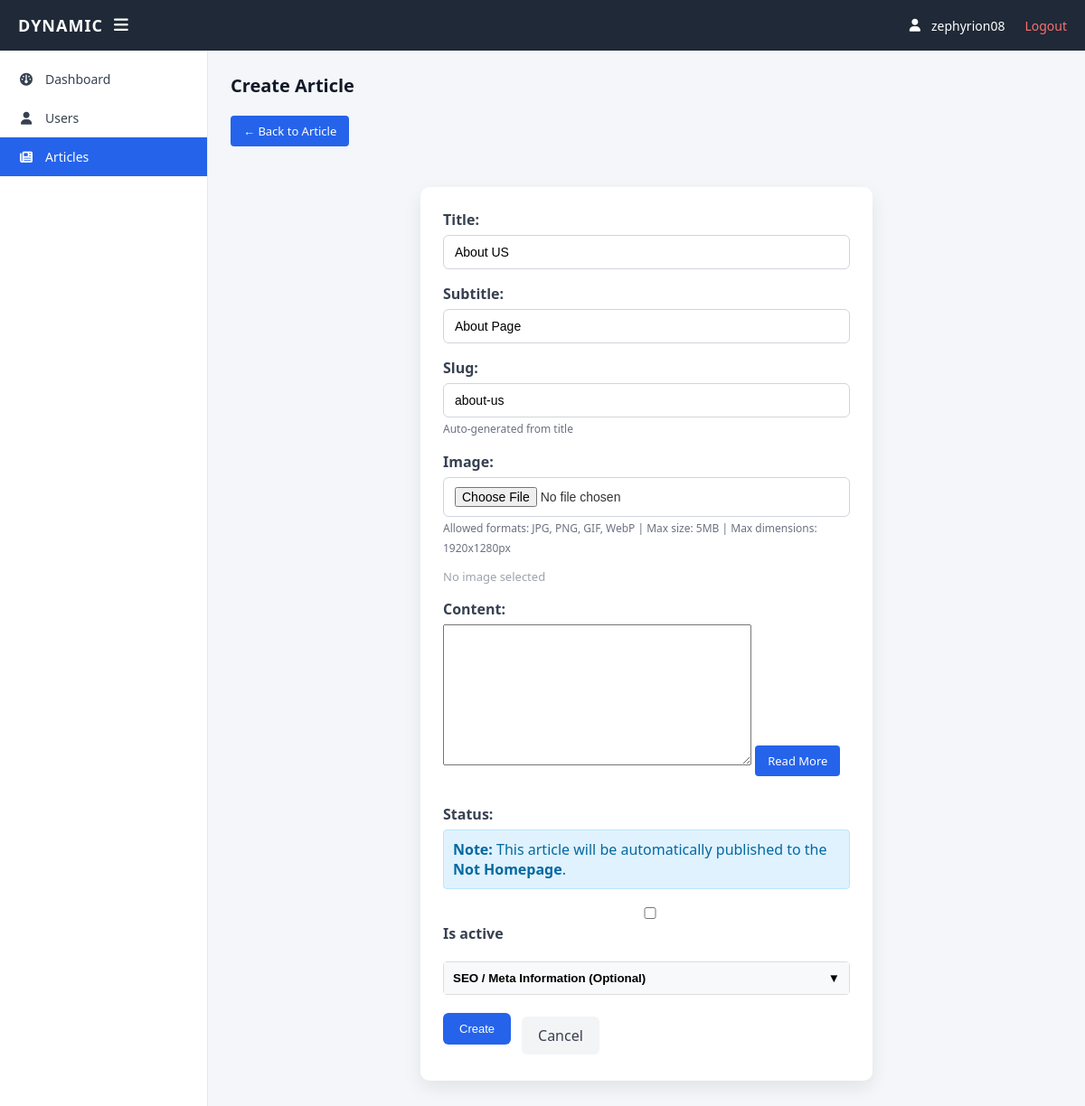
The app's page /articles/article/edit/about-us/ (signed in), older data.
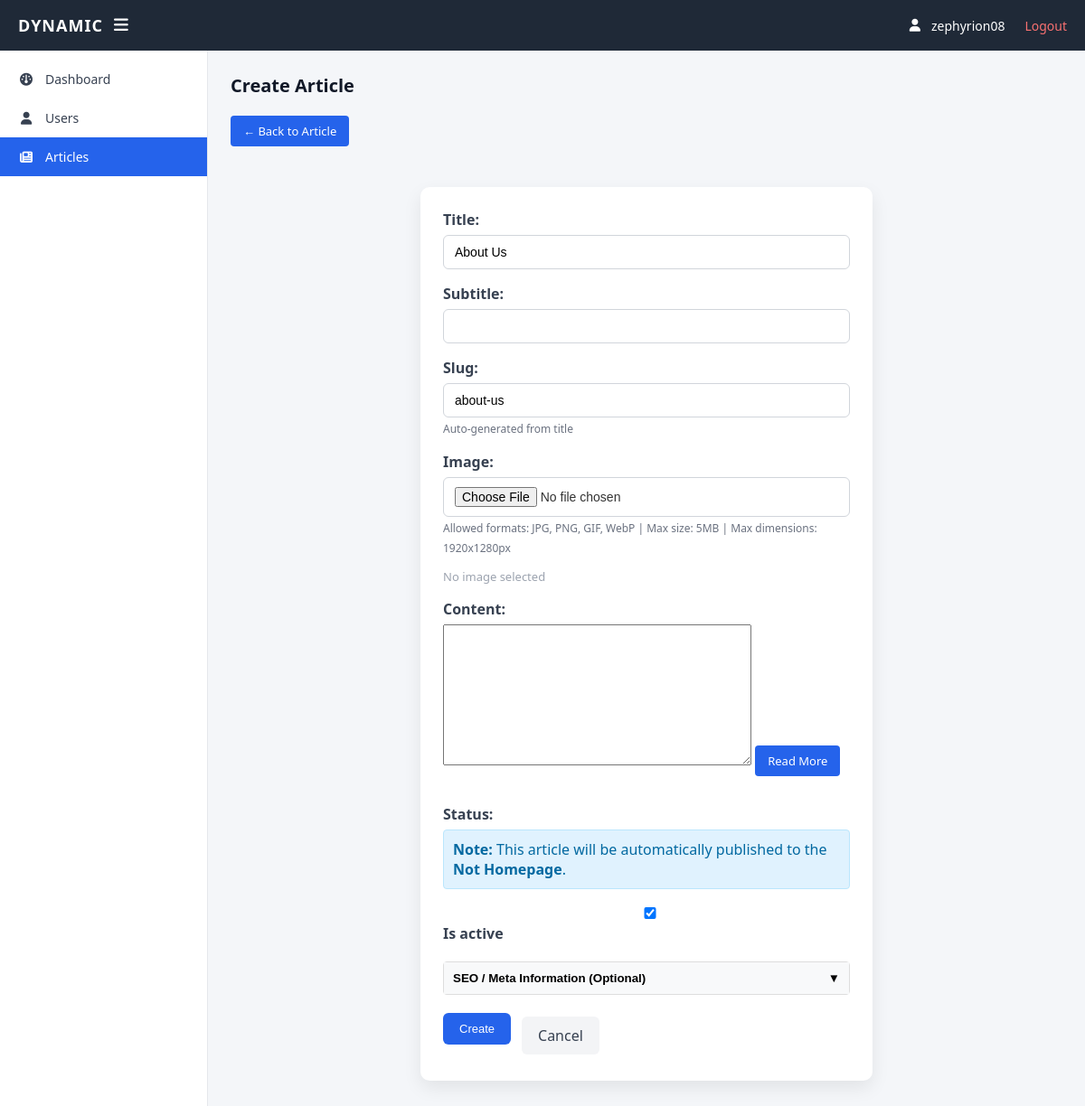
The same page, newer data.
### articles/models.py (models this page shows, shortened)
class Article(models.Model):
    title = models.CharField(max_length=255)
    subtitle = models.CharField(max_length=255, blank=True)
    slug = models.SlugField(unique=True, blank=True)
    image = models.ImageField(upload_to='articles/', blank=True, null=True)
    content = RichTextUploadingField(blank=True)
    show_on_homepage = models.BooleanField(default=False)
    is_active = models.BooleanField(default=True)
    author = models.ForeignKey(User, on_delete=models.SET_NULL, null=True, blank=True)
    created_at = models.DateTimeField(auto_now_add=True)
    updated_at = models.DateTimeField(auto_now=True)
    position = models.PositiveIntegerField(default=0)
    meta_title = models.CharField(
        max_length=255,
        blank=True,
        help_text="The title displayed on search engine results (SEO Title)."
    )
    meta_description = models.TextField(
        max_length=160,
        blank=True,
        help_text="A short summary of the article for search engines."
    )
    meta_keywords = models.CharField(
        max_length=255,
        blank=True,
        help_text="Keywords separated by commas."
    )
    class Meta:
        ordering = ['position']

### articles/views.py (the view)
# urls.py: path('article/edit/<slug:slug>/', views.article_edit, name='article_edit'),
@login_required
def article_edit(request, slug):
    article = get_object_or_404(Article, slug=slug)
    if request.method == "POST":
        form = ArticleForm(request.POST, request.FILES, instance=article)
        if form.is_valid():
            form.save()
            messages.success(request, "Article updated successfully!")
            return redirect("article_list")
        else:
            messages.error(request, "Please fix the errors below.")
    else:
        form = ArticleForm(instance=article)
    return render(request, "articles/form.html", {
        "form": form,
        "is_edit": True,
        "article": article,
    })

### articles/forms.py (shortened to what this page needs)
class ArticleForm(forms.ModelForm):
    remove_image = forms.CharField(widget=forms.HiddenInput(), required=False, initial='0')
    slug = forms.CharField(
        required=False,
        help_text="Auto-generated from title",
        widget=forms.TextInput(attrs={"readonly": "readonly"})
    )
    class Meta:
        model = Article
        fields = [
            'title', 'subtitle', 'slug', 'image', 'content',
            'show_on_homepage', 'is_active','meta_title', 'meta_description', 'meta_keywords'
        ]
        widgets = {
            'image': forms.FileInput(),
            'meta_description': forms.Textarea(attrs={'rows': 3, 'placeholder': 'Write SEO summary...'}),
            'meta_title': forms.TextInput(attrs={'placeholder': 'SEO Title...'}),
            'meta_keywords': forms.TextInput(attrs={'placeholder': 'tag1, tag2...'}),
        }

### templates/articles/form.html (shortened to what this page needs)
{% extends "base.html" %}
{% block content %}
<h2>Create Article</h2>
<a href="{% url 'article_list' %}{% if force_homepage %}?homepage=yes{% else %}?homepage=no{% endif %}" class="btn">← Back to Article</a>
<div class="form-container">
  <form method="post" enctype="multipart/form-data" data-model="article">
    <div class="form-group">
      {{ form.title.label_tag }}
      {{ form.title }}
    </div>
    <div class="form-group">
      {{ form.subtitle.label_tag }}
      {{ form.subtitle }}
    </div>
    {% if form.slug %}
    <div class="form-group">
      {{ form.slug.label_tag }}
      {{ form.slug }}
      <small class="help-text">{{ form.slug.help_text }}</small>
    </div>
    {% endif %}
    <div class="form-group">
        {{ form.image.label_tag }}
        <div class="input-file-container">
            {{ form.image }}
        </div>
        <small class="help-text">
            Allowed formats: JPG, PNG, GIF, WebP | Max size: 5MB | Max dimensions: 1920x1280px
        </small>
        <div id="imagePreview" class="mt-2">
            <p class="no-image text-muted">No image selected</p>
        </div>
    </div>
    <div class="form-group">
      {{ form.content.label_tag }}
      {{ form.content }}
      <a class="btn medium bg-orange mrg5T"
        title="Read More"
        id="readMore"
        href="javascript:void(0);">
            <span class="button-content">Read More</span>
        </a>
    </div>
    <div class="form-group">
        <label>Status:</label>
        <div style="background:#e0f2fe; color:#0369a1; padding:10px; border-radius:4px; border:1px solid #bae6fd;">
            <strong>Note:</strong> This article will be automatically published to the
            <b>{% if force_homepage %}Homepage{% else %}Not Homepage{% endif %}</b>.
        </div>
    </div>
    <div class="form-group checkbox-group">
        <label for="{{ form.is_active.id_for_label }}">
            {{ form.is_active }} {{ form.is_active.label }}
        </label>
    </div>
    <div class="meta-collapsible-wrapper" style="margin-top: 20px; border: 1px solid #ddd; border-radius: 4px;">
    <button type="button" id="toggleMeta" class="btn-secondary" style="width: 100%; text-align: left; padding: 10px; background: #f8f9fa; border: none; cursor: pointer; display: flex; justify-content: space-between; align-items: center;">
        <span style="font-weight: bold;">SEO / Meta Information (Optional)</span>
        <span id="metaStatusIcon">▼</span>
    </button>
</div>
    <div class="form-actions">
      <button type="submit" class="btn">Create</button>
      <a href="{% url 'article_list' %}{% if force_homepage %}?homepage=yes{% else %}?homepage=no{% endif %}" class="btn-cancel">Cancel</a>
    </div>
  </form>
</div>
{% endblock %}

Row changes from the older to the newer data that the page shows:
removed Article: title "About US", subtitle "About Page", slug "about-us"
added Article: title "About Us", slug "about-us", is_active "☑"
